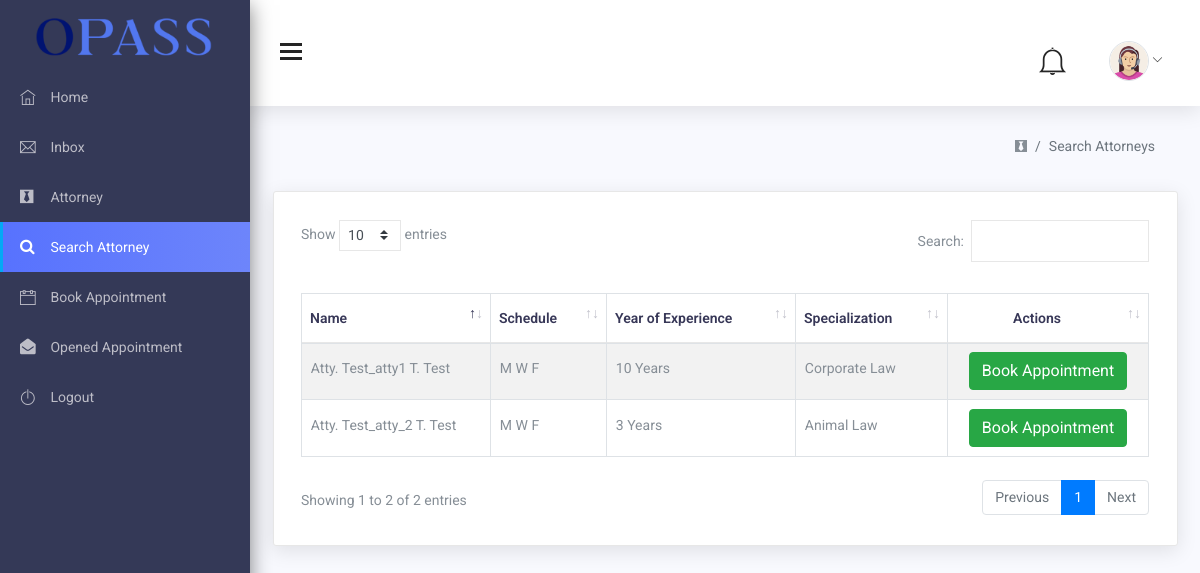
Page /pages/Users/search-attorney.php (signed in) on the committed database.
### tables this page shows
CREATE TABLE `users` (
  `id` int(11) NOT NULL,
  `profile` text DEFAULT NULL,
  `fname` text NOT NULL,
  `mname` text NOT NULL,
  `lname` text NOT NULL,
  `email` text NOT NULL,
  `contact` text NOT NULL,
  `address` text NOT NULL,
  `birthday` date DEFAULT NULL,
  `schedule` text DEFAULT NULL,
  `year_exp` int(11) DEFAULT NULL,
  `specialization_id` int(11) NOT NULL,
  `role` text NOT NULL,
  `uname` text NOT NULL,
  `password` text NOT NULL,
  `opened_appointment` tinyint(1) NOT NULL DEFAULT 0
);

CREATE TABLE `specialization` (
  `specialization_id` int(11) NOT NULL,
  `specialization_name` text NOT NULL,
  `spec_description` varchar(300) NOT NULL
);

### pages/Users/search-attorney.php (the view, shortened to what this page needs)
<?php
include_once("../../backend/conn.php");
$user = mysqli_fetch_object(
  mysqli_query(
    $con,
    "SELECT * FROM users WHERE id = $_SESSION[id]"
  )
);
?>
<!DOCTYPE html>
<html lang="en">
<head>
  <link href="../../assets/css/lib/font-awesome.min.css" rel="stylesheet">
  <link href="../../assets/css/lib/themify-icons.css" rel="stylesheet">
  <link href="../../assets/css/lib/owl.carousel.min.css" rel="stylesheet" />
  <link href="../../assets/css/lib/owl.theme.default.min.css" rel="stylesheet" />
  <link href="../../assets/css/lib/weather-icons.css" rel="stylesheet" />
  <link href="../../assets/css/lib/menubar/sidebar.css" rel="stylesheet">
  <link href="../../assets/css/lib/bootstrap.min.css" rel="stylesheet">
  <link href="../../assets/css/lib/helper.css" rel="stylesheet">
  <link href="../../assets/css/lib/data-table/dataTables.bootstrap.min.css" rel="stylesheet" />
  <link href="../../assets/css/lib/data-table/twitter.bootstrap.css" rel="stylesheet" />
  <link href="../../assets/css/style.css" rel="stylesheet">
</head>
<body>
  <?php include("../../components/side-nav.php"); ?>
  <?php include("../../components/top-nav.php") ?>
  <div class="content-wrap">
    <div class="main">
      <div class="container-fluid">
        <div class="page-header">
          <div class="page-title">
            <ol class="breadcrumb">
              <li class="breadcrumb-item"><a href="#"><i class="fa fa-black-tie"></i></a></li>
              <li class="breadcrumb-item active">Search Attorneys</li>
            </ol>
          </div>
        </div>
        <section id="main-content">
          <div class="row">
            <div class="col-lg-12">
              <div class="card">
                <table id="data-table" class="table table-striped table-bordered">
                  <thead>
                    <tr>
                      <th>Name</th>
                      <th>Schedule</th>
                      <th>Year of Experience</th>
                      <th>Specialization</th>
                      <th class="text-center">Actions</th>
                    </tr>
                  </thead>
                  <tbody>
                    <?php
                    $attorneyQuery = mysqli_query(
                      $con,
                      "SELECT * FROM
                      users u
                      INNER JOIN
                      specialization s
                      ON
                      u.specialization_id = s.specialization_id
                      WHERE `role`='atty'"
                    );
                    while ($attorney = mysqli_fetch_object($attorneyQuery)) :
                    ?>
                      <tr>
                        <td>
                          <?= ucwords("Atty. " . "$attorney->fname " . $attorney->mname[0] . ". $attorney->lname") ?>
                        </td>
                        <td>
                          <?= $attorney->schedule ?>
                        </td>
                        <td>
                          <?= "$attorney->year_exp Years" ?>
                        </td>
                        <td>
                          <?= $attorney->specialization_name ?>
                        </td>
                        <td class="d-flex justify-content-center">
                          <a href="book-appointment.php?attyId=<?= $attorney->id ?>" class="btn btn-success">
                            Book Appointment
                          </a>
                        </td>
                      </tr>
                    <?php endwhile; ?>
                  </tbody>
                </table>
              </div>
            </div>
          </div>
        </section>
      </div>
    </div>
  </div>
</body>
</html>

### components/top-nav.php (shortened to what this page needs)
<div class="header">
  <div class="container-fluid">
    <div class="row">
      <div class="col-lg-12">
        <div class="float-left">
          <div class="hamburger sidebar-toggle">
            <span class="line"></span>
            <span class="line"></span>
            <span class="line"></span>
          </div>
        </div>
        <div class="float-right">
          <div class="dropdown dib" id="notification">
            <div class="header-icon" data-toggle="dropdown">
              <i class="ti-bell mr-2" style="font-size: 30px;" id="notificationIcon">
              </i>
            </div>
          </div>
          <div class="dropdown dib">
            <div class="header-icon" data-toggle="dropdown">
              <span class="user-avatar">
                <img class="rounded-circle border " src="../../profile-photo/<?= $user->profile == null ? 'default.png' : $user->profile ?>" style="width: 40px; height: 40px;">
                <i class="ti-angle-down f-s-10"></i>
              </span>
            </div>
          </div>
        </div>
      </div>
    </div>
  </div>
</div>

### rows in the picture
users: profile (picture)
users: fname+mname+lname "Atty. Test_atty1 T. Test", schedule "M W F", year_exp "10", specialization.specialization_name "Corporate Law"
users: fname+mname+lname "Atty. Test_atty_2 T. Test", schedule "M W F", year_exp "3", specialization.specialization_name "Animal Law"

### other values in the picture
$data['title'] "Home"
$data['title'] "Inbox"
$data['title'] "Attorney"
$data['title'] "Search Attorney"
$data['title'] "Book Appointment"
$data['title'] "Opened Appointment"
